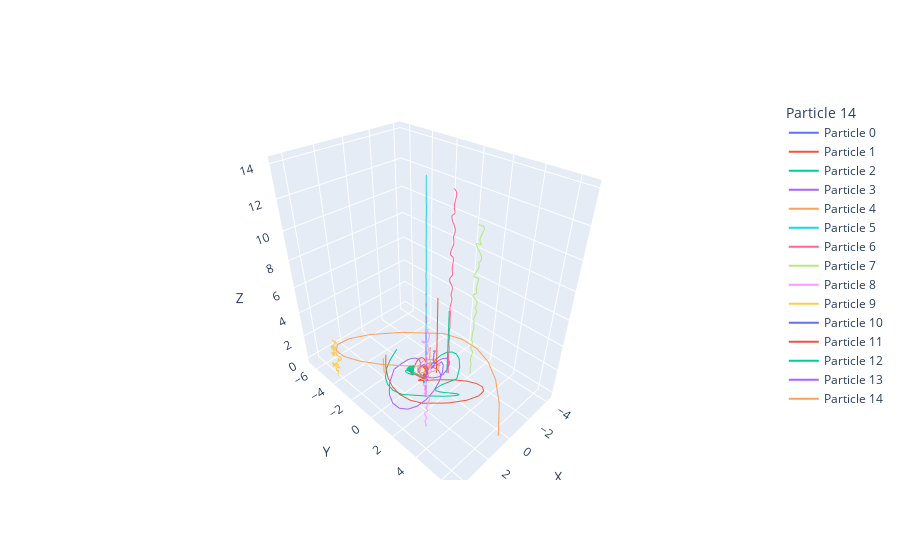
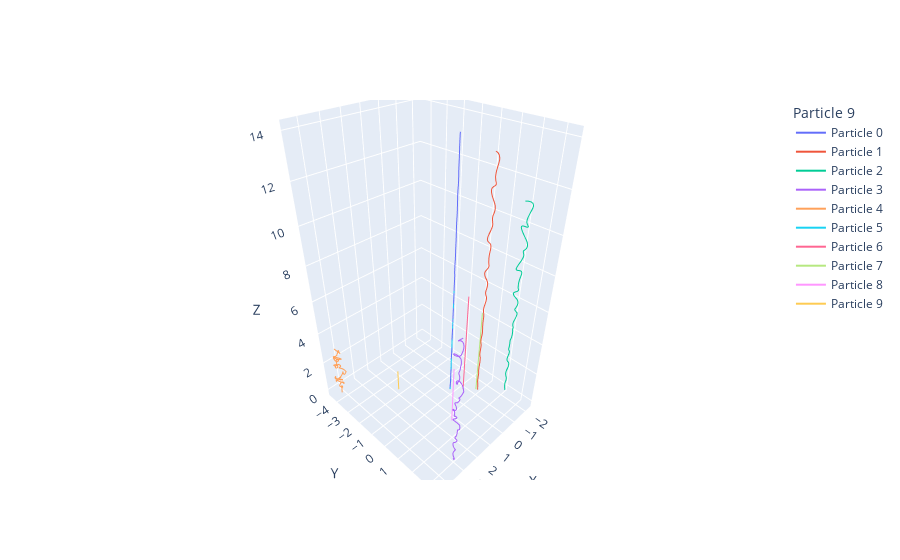

The notebook cell these images were saved under, in order:
### Code cell
print("shape of estimated_positions_graph: ",estimated_positions_graph.shape)
import plotly.graph_objs as go
# Create the figure and axes
# fig = plt.figure()
fig = go.Figure()
# fig.update_layout(
#     scene=dict(
#         xaxis_title='X',
#         yaxis_title='Y',
#         zaxis_title='Z'
#     ),
#     legend_title_text='Particles'
# )
# ax = fig.add_subplot(111, projection='3d')
_, column = estimated_positions_graph.shape
for i in range(column//3):
    # plotting_single(estimated_positions_graph[:,i*3:i*3+3],i,ax)
    plotting_single(fig, estimated_positions_graph[:,i*3:i*3+3],i)

# NumOfDataPoints -=2
# print("NumOfDataPoints: ",NumOfDataPoints)

fig2 = go.Figure()
# ax2 = fig2.add_subplot(111, projection='3d')

x_min = y_min = z_min = float('inf')
x_max = y_max = z_max = float('-inf')
print(NumOfDataPoints)
_, column = estimated_positions_corrected_graph.shape
print("estiamted corrected shape:",estimated_positions_corrected_graph.shape)
for i in range(column//3):
    plotting_single(fig2, estimated_positions_corrected_graph[:,i*3:i*3+3],i)
    x_min = min(min(estimated_positions_corrected_graph[:,i*3]), x_min)
    x_max = max(max(estimated_positions_corrected_graph[:,i*3]), x_max)
    y_min = min(min(estimated_positions_corrected_graph[:,i*3+1]), y_min)
    y_max = max(max(estimated_positions_corrected_graph[:,i*3+1]), y_max)
    z_min = min(min(estimated_positions_corrected_graph[:,i*3+2]), z_min)
    z_max = max(max(estimated_positions_corrected_graph[:,i*3+2]), z_max)

    # print("estimated_positions_corrected_graph[:,i*3:i*3+3]",estimated_positions_corrected_graph[:,i*3:i*3+3])
# plotting_single(estimated_positions_corrected_graph,i,ax2)

print(x_min, x_max, y_min, y_max, z_min, z_max)
# if x_max - x_min < 1e-3: 
#     ax2.set_xlim3d(x_min-1, x_max+1)

# if y_max - y_min < 1e-3:
#     ax2.set_ylim3d(y_min-1, y_max+1)

# if z_max - z_min < 1e-3:
#     ax2.set_zlim3d(z_min-1, z_max+1)

# show_in_window(fig)
# show_in_window(fig2)
fig.show()
fig2.show()

### Figure 1 — Plotly figure (JSON) as saved in the notebook; plotly's stock layout.template omitted (floating-point values rounded to 4 significant figures; data arrays with more than 128 entries replaced by an {"elided": "..."} marker saying what was removed)
{"data": [{"mode": "lines", "name": "Particle 0", "showlegend": true, "type": "scatter3d", "x": {"elided": "180 float values"}, "y": {"elided": "180 float values"}, "z": {"elided": "180 float values"}}, {"mode": "lines", "name": "Particle 1", "showlegend": true, "type": "scatter3d", "x": {"elided": "180 float values"}, "y": {"elided": "180 float values"}, "z": {"elided": "180 float values"}}, {"mode": "lines", "name": "Particle 2", "showlegend": true, "type": "scatter3d", "x": {"elided": "180 float values"}, "y": {"elided": "180 float values"}, "z": {"elided": "180 float values"}}, {"mode": "lines", "name": "Particle 3", "showlegend": true, "type": "scatter3d", "x": {"elided": "180 float values"}, "y": {"elided": "180 float values"}, "z": {"elided": "180 float values"}}, {"mode": "lines", "name": "Particle 4", "showlegend": true, "type": "scatter3d", "x": {"elided": "180 float values"}, "y": {"elided": "180 float values"}, "z": {"elided": "180 float values"}}, {"mode": "lines", "name": "Particle 5", "showlegend": true, "type": "scatter3d", "x": {"elided": "180 float values"}, "y": {"elided": "180 float values"}, "z": {"elided": "180 float values"}}, {"mode": "lines", "name": "Particle 6", "showlegend": true, "type": "scatter3d", "x": {"elided": "180 float values"}, "y": {"elided": "180 float values"}, "z": {"elided": "180 float values"}}, {"mode": "lines", "name": "Particle 7", "showlegend": true, "type": "scatter3d", "x": {"elided": "180 float values"}, "y": {"elided": "180 float values"}, "z": {"elided": "180 float values"}}, {"mode": "lines", "name": "Particle 8", "showlegend": true, "type": "scatter3d", "x": {"elided": "180 float values"}, "y": {"elided": "180 float values"}, "z": {"elided": "180 float values"}}, {"mode": "lines", "name": "Particle 9", "showlegend": true, "type": "scatter3d", "x": {"elided": "180 float values"}, "y": {"elided": "180 float values"}, "z": {"elided": "180 float values"}}, {"mode": "lines", "name": "Particle 10", "showlegend": true, "type": "scatter3d", "x": {"elided": "180 int values"}, "y": {"elided": "180 int values"}, "z": {"elided": "180 float values"}}, {"mode": "lines", "name": "Particle 11", "showlegend": true, "type": "scatter3d", "x": {"elided": "180 float values"}, "y": {"elided": "180 float values"}, "z": {"elided": "180 float values"}}, {"mode": "lines", "name": "Particle 12", "showlegend": true, "type": "scatter3d", "x": {"elided": "180 int values"}, "y": {"elided": "180 int values"}, "z": {"elided": "180 float values"}}, {"mode": "lines", "name": "Particle 13", "showlegend": true, "type": "scatter3d", "x": {"elided": "180 float values"}, "y": {"elided": "180 float values"}, "z": {"elided": "180 float values"}}, {"mode": "lines", "name": "Particle 14", "showlegend": true, "type": "scatter3d", "x": {"elided": "180 int values"}, "y": {"elided": "180 int values"}, "z": {"elided": "180 float values"}}], "layout": {"legend": {"title": {"text": "Particle 14"}}, "scene": {"xaxis": {"title": {"text": "X"}}, "yaxis": {"title": {"text": "Y"}}, "zaxis": {"title": {"text": "Z"}}}}}

### Figure 2 — Plotly figure (JSON) as saved in the notebook; plotly's stock layout.template omitted (floating-point values rounded to 4 significant figures; data arrays with more than 128 entries replaced by an {"elided": "..."} marker saying what was removed)
{"data": [{"mode": "lines", "name": "Particle 0", "showlegend": true, "type": "scatter3d", "x": {"elided": "180 float values"}, "y": {"elided": "180 float values"}, "z": {"elided": "180 float values"}}, {"mode": "lines", "name": "Particle 1", "showlegend": true, "type": "scatter3d", "x": {"elided": "180 float values"}, "y": {"elided": "180 float values"}, "z": {"elided": "180 float values"}}, {"mode": "lines", "name": "Particle 2", "showlegend": true, "type": "scatter3d", "x": {"elided": "180 float values"}, "y": {"elided": "180 float values"}, "z": {"elided": "180 float values"}}, {"mode": "lines", "name": "Particle 3", "showlegend": true, "type": "scatter3d", "x": {"elided": "180 float values"}, "y": {"elided": "180 float values"}, "z": {"elided": "180 float values"}}, {"mode": "lines", "name": "Particle 4", "showlegend": true, "type": "scatter3d", "x": {"elided": "180 float values"}, "y": {"elided": "180 float values"}, "z": {"elided": "180 float values"}}, {"mode": "lines", "name": "Particle 5", "showlegend": true, "type": "scatter3d", "x": {"elided": "180 int values"}, "y": {"elided": "180 int values"}, "z": {"elided": "180 float values"}}, {"mode": "lines", "name": "Particle 6", "showlegend": true, "type": "scatter3d", "x": {"elided": "180 float values"}, "y": {"elided": "180 float values"}, "z": {"elided": "180 float values"}}, {"mode": "lines", "name": "Particle 7", "showlegend": true, "type": "scatter3d", "x": {"elided": "180 int values"}, "y": {"elided": "180 int values"}, "z": {"elided": "180 float values"}}, {"mode": "lines", "name": "Particle 8", "showlegend": true, "type": "scatter3d", "x": {"elided": "180 float values"}, "y": {"elided": "180 float values"}, "z": {"elided": "180 float values"}}, {"mode": "lines", "name": "Particle 9", "showlegend": true, "type": "scatter3d", "x": {"elided": "180 int values"}, "y": {"elided": "180 int values"}, "z": {"elided": "180 float values"}}], "layout": {"legend": {"title": {"text": "Particle 9"}}, "scene": {"xaxis": {"title": {"text": "X"}}, "yaxis": {"title": {"text": "Y"}}, "zaxis": {"title": {"text": "Z"}}}}}
